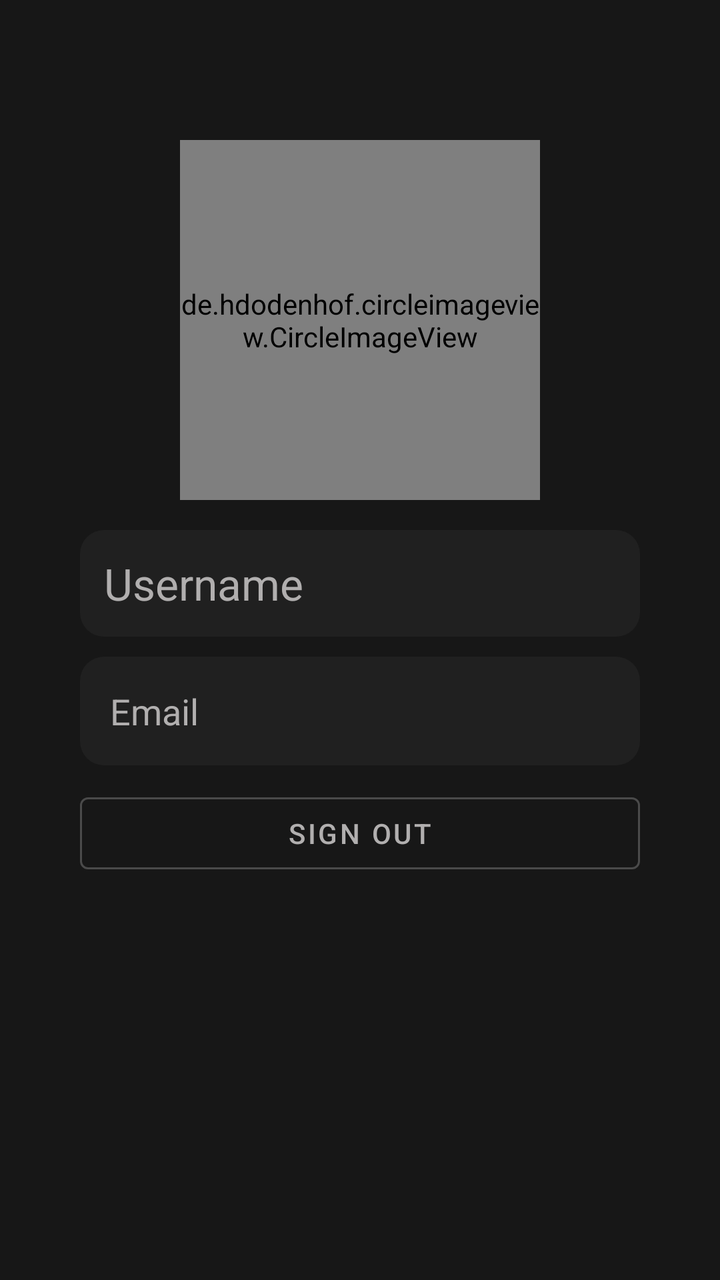
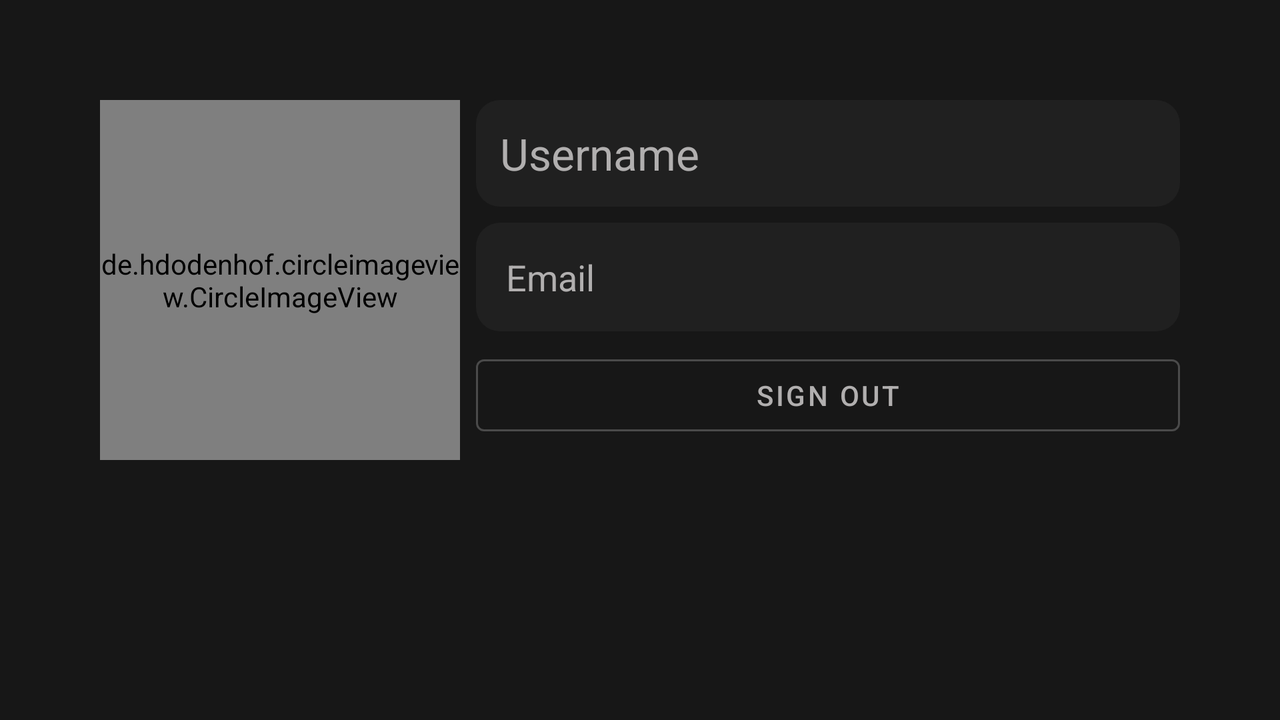

One screen, two layout resources from the same app: the default and the repository's alternative for another configuration. Each is rendered where Android would select it; the XML of both is given below.
<!-- AndroidManifest.xml: application theme AppTheme -->
<!-- res/layout/fragment_profile.xml -->
<?xml version="1.0" encoding="utf-8"?>
<LinearLayout xmlns:android="http://schemas.android.com/apk/res/android"
    xmlns:app="http://schemas.android.com/apk/res-auto"
    android:layout_width="match_parent"
    android:layout_height="match_parent"
    android:background="@color/darkGrey"
    android:orientation="vertical"
    android:padding="40dp">

    <de.hdodenhof.circleimageview.CircleImageView
        android:id="@+id/userImage"
        android:layout_width="180dp"
        android:layout_height="180dp"
        android:layout_gravity="center"
        android:layout_marginTop="30dp"
        android:src="@drawable/user_img_small" />

    <com.google.android.material.textview.MaterialTextView
        android:id="@+id/username"
        android:layout_width="match_parent"
        android:layout_height="wrap_content"
        android:layout_marginTop="15dp"
        android:background="@drawable/username_textview_style"
        android:text="@string/username"
        android:textAppearance="@style/TextAppearance.AppCompat.Large"
        android:textColor="@color/ultraLightGrey" />

    <com.google.android.material.textview.MaterialTextView
        android:id="@+id/email"
        android:layout_width="match_parent"
        android:layout_height="wrap_content"
        android:layout_marginTop="10dp"
        android:background="@drawable/email_textview_style"
        android:text="@string/email"
        android:textAppearance="@style/TextAppearance.AppCompat.Medium"
        android:textColor="@color/ultraLightGrey" />

    <com.google.android.material.button.MaterialButton
        android:id="@+id/sign_out_button"
        style="?attr/materialButtonOutlinedStyle"
        android:layout_width="match_parent"
        android:layout_height="wrap_content"
        android:layout_marginTop="10dp"
        android:text="@string/sign_out"
        android:textColor="@color/ultraLightGrey"
        app:strokeColor="@color/lightGrey" />

</LinearLayout>
<!-- resources referenced by this layout -->
<resources>
  <color name="darkGrey">#171717</color>
  <color name="lightGrey">#4A4A4A</color>
  <color name="ultraLightGrey">#B1AFAF</color>
  <!-- drawable email_textview_style (drawable) -->
  <?xml version="1.0" encoding="utf-8"?>
  <shape xmlns:android="http://schemas.android.com/apk/res/android">
  
      <solid android:color="@color/mediumGrey" />
      <corners android:radius="12dp" />
      <padding
          android:bottom="15dp"
          android:left="15dp"
          android:right="15dp"
          android:top="15dp" />
  
  </shape>
  <!-- drawable user_img_small: png bitmap (drawable, 5099 bytes) -->
  <!-- drawable username_textview_style (drawable) -->
  <?xml version="1.0" encoding="utf-8"?>
  <shape xmlns:android="http://schemas.android.com/apk/res/android">
  
      <solid android:color="@color/mediumGrey" />
      <corners android:radius="12dp" />
      <padding
          android:bottom="12dp"
          android:left="12dp"
          android:right="12dp"
          android:top="12dp" />
  
  </shape>
  <string name="email">Email</string>
  <string name="sign_out">Sign out</string>
  <string name="username">Username</string>
  <style name="AppTheme" parent="Theme.MaterialComponents.Light.NoActionBar">
          <item name="windowActionBar">false</item>
          <item name="android:windowBackground">@drawable/splash_image</item>
          <item name="windowNoTitle">true</item>
          <item name="colorAccent">#ffffff</item>
          <item name="colorPrimaryDark">@color/mediumGrey</item>
      </style>
  <color name="mediumGrey">#202020</color>
  <!-- drawable splash_image: png bitmap (drawable, 80468 bytes) -->
</resources>
<!-- res/layout-land/fragment_profile.xml (the repository's variant of the layout above) -->
<!-- drawn on the phone turned sideways -->
<?xml version="1.0" encoding="utf-8"?>
<androidx.constraintlayout.widget.ConstraintLayout xmlns:android="http://schemas.android.com/apk/res/android"
    xmlns:app="http://schemas.android.com/apk/res-auto"
    android:layout_width="match_parent"
    android:layout_height="match_parent"
    android:background="@color/darkGrey"
    android:padding="50dp">

    <de.hdodenhof.circleimageview.CircleImageView
        android:id="@+id/userImage"
        android:layout_width="0dp"
        android:layout_height="180dp"
        android:layout_gravity="center"
        android:src="@drawable/user_img_small"
        app:layout_constraintDimensionRatio="w,1:1"
        app:layout_constraintStart_toStartOf="parent"
        app:layout_constraintTop_toTopOf="parent" />

    <com.google.android.material.textview.MaterialTextView
        android:id="@+id/username"
        android:layout_width="0dp"
        android:layout_height="wrap_content"
        android:layout_marginStart="8dp"
        android:background="@drawable/username_textview_style"
        android:text="@string/username"
        android:textAppearance="@style/TextAppearance.AppCompat.Large"
        android:textColor="@color/ultraLightGrey"
        app:layout_constraintEnd_toEndOf="parent"
        app:layout_constraintStart_toEndOf="@+id/userImage"
        app:layout_constraintTop_toTopOf="parent" />

    <com.google.android.material.textview.MaterialTextView
        android:id="@+id/email"
        android:layout_width="0dp"
        android:layout_height="wrap_content"
        android:layout_marginStart="8dp"
        android:layout_marginTop="8dp"
        android:background="@drawable/email_textview_style"
        android:text="@string/email"
        android:textAppearance="@style/TextAppearance.AppCompat.Medium"
        android:textColor="@color/ultraLightGrey"
        app:layout_constraintEnd_toEndOf="parent"
        app:layout_constraintStart_toEndOf="@+id/userImage"
        app:layout_constraintTop_toBottomOf="@+id/username" />

    <com.google.android.material.button.MaterialButton
        android:id="@+id/sign_out_button"
        style="?attr/materialButtonOutlinedStyle"
        android:layout_width="0dp"
        android:layout_height="wrap_content"
        android:layout_marginStart="8dp"
        android:layout_marginTop="8dp"
        android:text="@string/sign_out"
        android:textColor="@color/ultraLightGrey"
        app:layout_constraintEnd_toEndOf="parent"
        app:layout_constraintHorizontal_bias="0.0"
        app:layout_constraintStart_toEndOf="@+id/userImage"
        app:layout_constraintTop_toBottomOf="@+id/email"
        app:strokeColor="@color/lightGrey" />

</androidx.constraintlayout.widget.ConstraintLayout>
